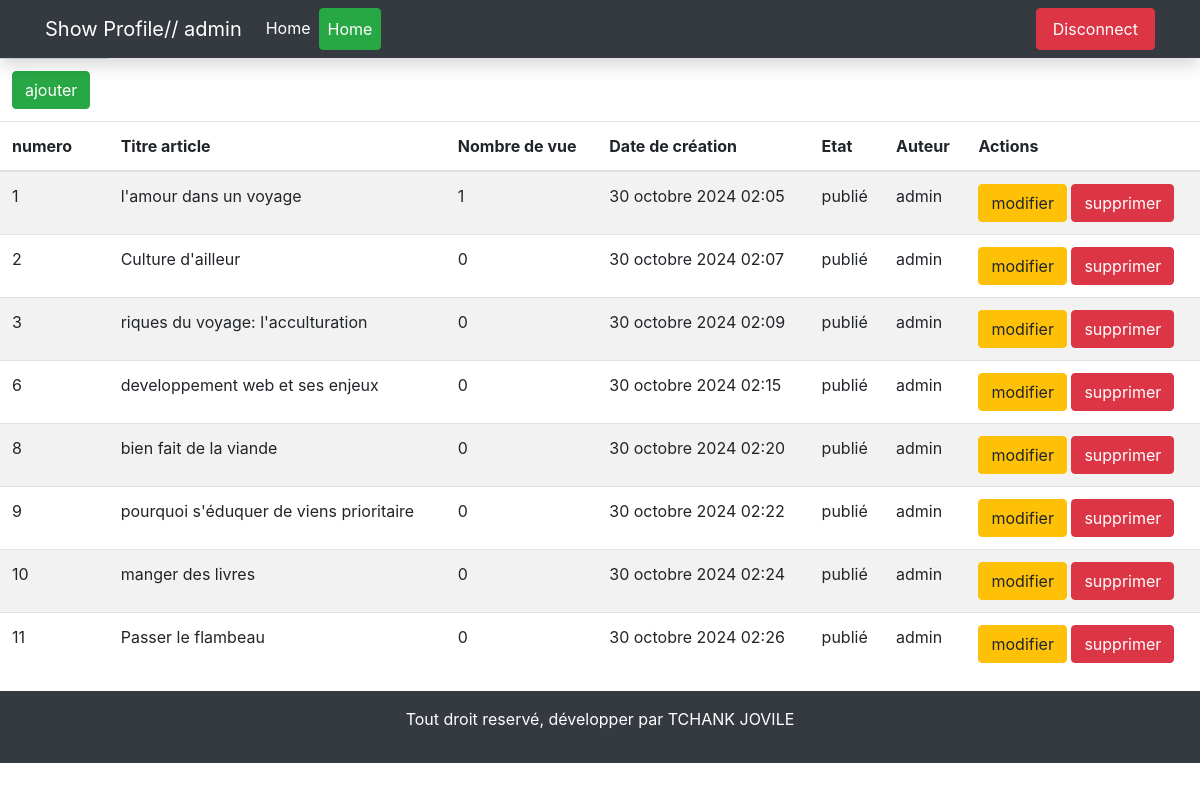
The app's page /listarticle/ (signed in), older data.
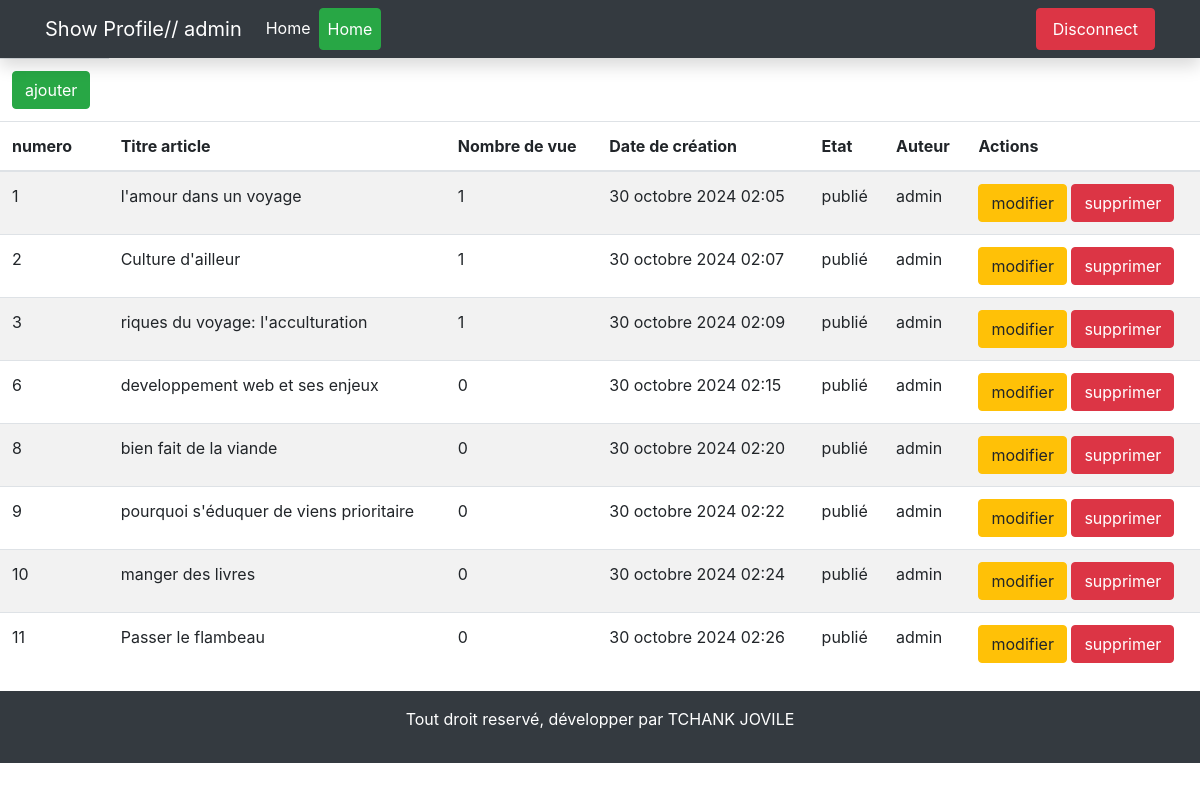
The same page, newer data.
### blogapp/models.py (models this page shows, shortened)
class Article(models.Model):
    etat_choices = [
        ('encours', 'En cours de validation'),
        ('publié', 'publié'),
        ('rejeté', 'rejeté')
    ]
    titre = models.CharField(max_length= 50)
    description= models.TextField()
    image = models.ImageField(upload_to= 'media/', max_length= 120)
    date_creation= models.DateTimeField(auto_now_add= True, editable= False, null=True, blank= True)
    date_modification= models.DateField(default= date.today)
    date_publication= models.DateTimeField(default= timezone.now)
    etat= models.CharField(max_length= 30, choices=etat_choices )
    nombre_vue= models.IntegerField(default= 0, editable= False)
    auteur= models.ForeignKey(User, on_delete= models.CASCADE, related_name= 'articles')
    category = models.ForeignKey(Category, on_delete= models.CASCADE, related_name='categories')
    likes = models.PositiveIntegerField( default=0)
    objects= models.Manager() # manager par defaut
    publier= PublishedManager()# manager personnalisé
    def get_modify_url(self):
        return reverse('modify', kwargs={"id": str(self.id)})
    def get_delete_url(self):
        return reverse('delete', kwargs={"id": str(self.id)})

### blogapp/views.py (the view)
# urls.py: path('listarticle/', listarticle_view, name= "listarticle"),
def listarticle_view(request):
    user  = request.user
    posts= Article.objects.all().filter(auteur= user)
    context= {
        'posts': posts,
    }
    return render(request, 'listarticle.html', context)

### templates/listarticle.html (shortened to what this page needs)
{%extends 'base.html'%}
{% load static %}
{% block navbar %}
    <nav class="navbar navbar-expand-lg navbar-light bg-light bg-dark shadow" >
    <div class="container">
      {% if request.user.is_authenticated %}
  <a class="navbar-brand text-white" href="#">Show Profile//  {{ user.username }}</a>
      {% endif %}
  <div class="collapse navbar-collapse" id="navbarNavAltMarkup">
    <div class="navbar-nav text-white">
      <a class="nav-item nav-link active text-white" href="{%url 'home'%}">Home <span class="sr-only">(current)</span></a>
      <a class="nav-item nav-link btn btn-success text-white" href="{% url 'home'%}">Home</a>
    </div>
  </div>
      <a class="nav-item ml-25 nav-link btn btn-danger text-white" href="{%url 'logout'%}">Disconnect</a>
   </div>
</nav>
    {% endblock %}
{% block services %}
<table class="table table-striped">
  <thead>
    <tr> <td><a href="{% url 'createarticle'%}" class="btn btn-success">ajouter</a></td></tr>
    <tr>
      <th scope="row">numero </th>
      <th>Titre article</th>
      <th>Nombre de vue</th>
      <th>Date de création</th>
      <th>Etat</th>
      <th>Auteur</th>
      <th  scope="col">Actions</th>
    </tr>
  </thead>
  <tbody>
  {%if posts %}
        {%for post in posts%}
    <tr>
    <td>{{post.id}}</td>
    <td>{{ post.titre }}</td>
    <td>{{ post.nombre_vue }}</td>
    <td>{{ post.date_creation }}</td>
    <td>{{ post.etat }}</td>
    <td>{{ post.auteur}}</td>
    <td>
    <a href="{{post.get_modify_url}}" class="btn btn-warning">modifier</a>
    <a href="{{post.get_delete_url}}" class="btn btn-danger">supprimer</a>
      </td>
    </tr>
    {%endfor%}
  {%else%}
  <tr>
    <td colspan="4">Aucun article ajouté par cet utilisateur.</td>
  </tr>
  {%endif%}
  </tbody>
</table>
{% endblock %}

Row changes from the older to the newer data that the page shows:
changed Article "Culture d'ailleur": nombre_vue "0" → "1"
changed Article "riques du voyage: l'acculturation": nombre_vue "0" → "1"
